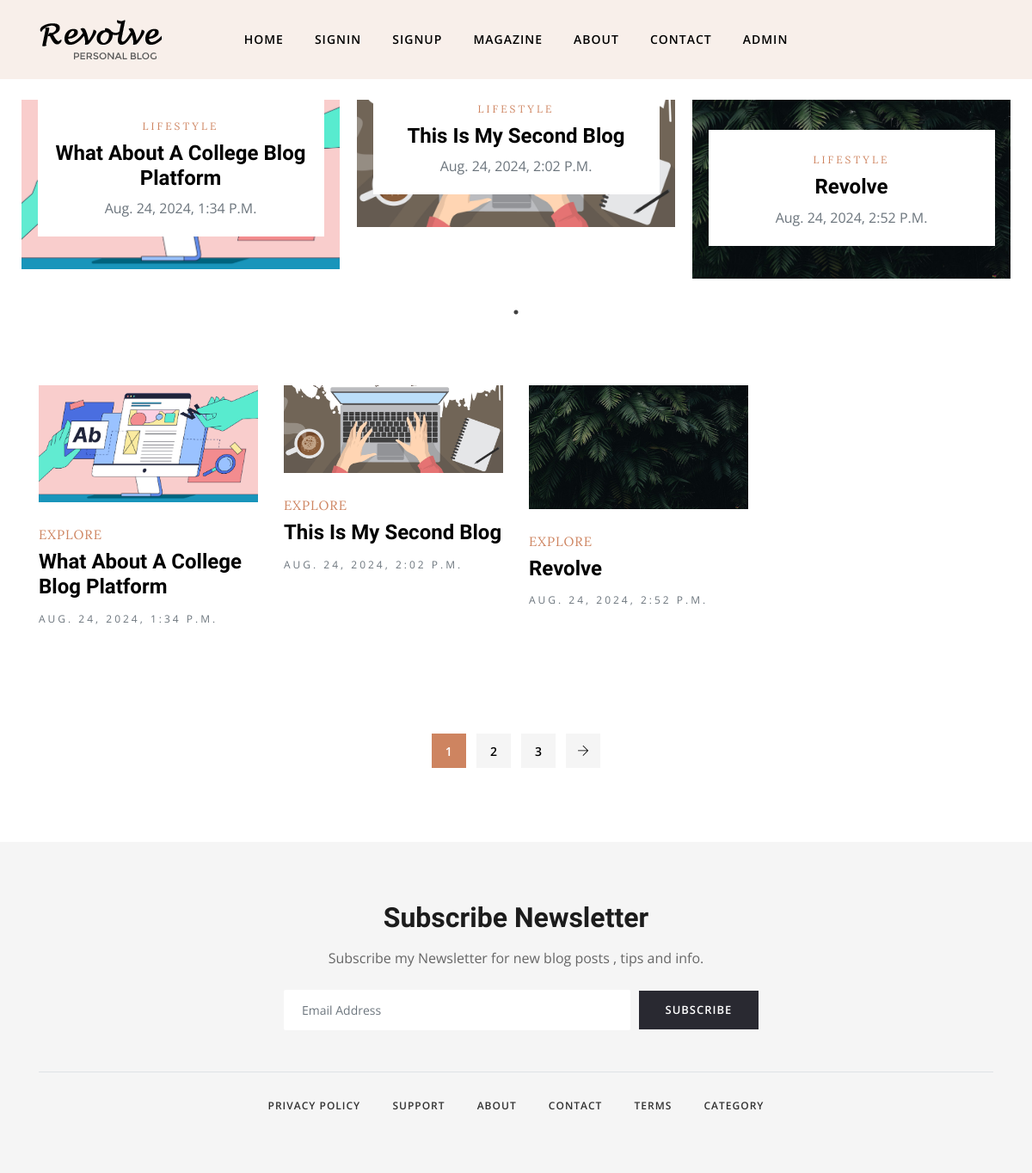
/, run on an earlier commit of the app's database.
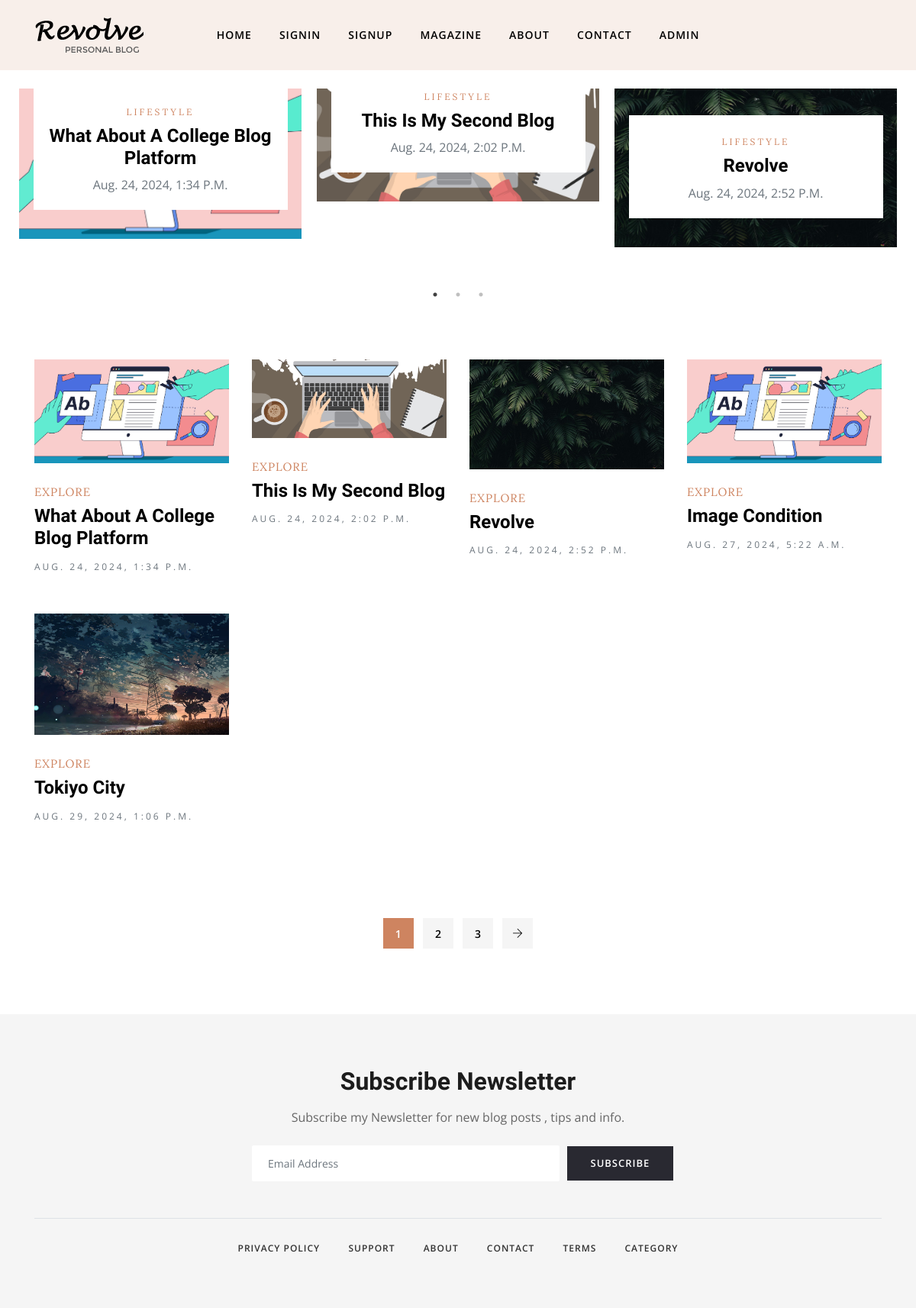
And on a later commit of the database.
### posts/models.py (models this page shows, shortened)
class post(models.Model):
    STATUS_CHOICES = [
        ('Pending', 'Pending'),
        ('Approved', 'Approved'),
        ('Rejected', 'Rejected'),
    ]
    id = models.AutoField(primary_key=True)
    user = models.ForeignKey('register.Profile', on_delete=models.CASCADE)
    title = models.CharField(max_length=50)
    content = models.TextField()
    blog_picture = models.ImageField(upload_to='blog_pictures/')
    created_at = models.DateTimeField(auto_now_add=True)
    like = models.PositiveIntegerField(default=0)
    status = models.CharField(max_length=10, choices=STATUS_CHOICES, default='Pending')
    admin_comment = models.TextField(blank=True, null=True)

### register/views.py (the view)
# urls.py: path('',views.index,name='index'),
def index(request):
    pst = post.objects.filter(status='Approved')
    return render(request,'index.html',{'key':pst})

### templates/index.html (shortened to what this page needs)
{% load static %}
<!DOCTYPE html>
<html lang="en">
<head>
	<link rel="stylesheet" href={% static "plugins/bootstrap/css/bootstrap.min.css" %}>
	<link rel="stylesheet" href={% static "plugins/themify/css/themify-icons.css" %}>
	<link rel="stylesheet" href={% static "plugins/slick-carousel/slick-theme.css" %}>
	<link rel="stylesheet" href={% static "plugins/slick-carousel/slick.css"  %}>
	<link rel="stylesheet" href={% static "plugins/owl-carousel/owl.carousel.min.css" %}>
	<link rel="stylesheet" href={% static "plugins/owl-carousel/owl.theme.default.min.css" %}>
	<link rel="stylesheet" href={% static "plugins/magnific-popup/magnific-popup.css" %}>
	<link rel="stylesheet" href={% static "css/style.css" %}>
</head>
<body>
	<header class="header-top bg-grey justify-content-center">
		<div class="container">
			<div class="row align-items-center">
				<div class="col-lg-2 col-md-4 text-center d-none d-lg-block">
					<a class="navbar-brand " href="index.html">
						<img src={% static "images/logo.png" %} alt="" class="img-fluid">
					</a>
				</div>
				<div class="col-lg-8 col-md-12">
					<nav class="navbar navbar-expand-lg navigation-2 navigation">
						<div class="collapse navbar-collapse" id="navbar-collapse">
							<ul id="menu" class="menu navbar-nav mx-auto">
								<li class="nav-item dropdown">
									<a class="nav-link dropdown-toggle" href={% url 'index' %} id="navbarDropdown" role="button" data-toggle="dropdown"
										aria-haspopup="true" aria-expanded="false">
										Home
									</a>
								</li>
								<li class="nav-item"><a href={% url 'signin' %} class="nav-link">Signin</a></li>
								<li class="nav-item"><a href={% url 'register' %} class="nav-link">Signup</a></li>
								<li class="nav-item"><a href={% url 'magazine' %} class="nav-link">Magazine</a></li>
								<li class="nav-item"><a href={% url 'about' %} class="nav-link">About</a></li>
								<li class="nav-item"><a href={% url 'contact' %} class="nav-link">Contact</a></li>
								<li class="nav-item"><a href={% url 'super' %} class="nav-link">Admin</a></li>
							</ul>
						</div>
					</nav>
				</div>
			</div>
		</div>
	</header>
	<section class="slider mt-4">
		<div class="container-fluid">
			<div class="row no-gutters">
				<div class="col-lg-12 col-sm-12 col-md-12 slider-wrap">
					{% for post in key|slice:":5" %}
					<div class="slider-item">
						<div class="slider-item-content">
							<div class="post-thumb mb-4">
								<a href={% url 'single' post.id %}>
							</div>
							<div class="slider-post-content">
								<span class="cat-name text-color font-sm font-extra text-uppercase letter-spacing">Lifestyle</span>
								<h3 class="post-title mt-1"><a href={% url 'single' post.id %}>{{ post.title }}</a></h3>
								<span class=" text-muted  text-capitalize">{{ post.created_at }}</span>
							</div>
						</div>
					</div>
					{% endfor %}
				</div>
			</div>
		</div>
	</section>
	<section class="section-padding">
		<div class="container">
			<div class="row">
				<div class="col-lg-12 col-md-12 col-sm-12 col-xs-12">
					<div class="row">
						{% for j in key  %}
						<div class="col-lg-3 col-md-6">
							<article class="post-grid mb-5">
								<a class="post-thumb mb-4 d-block" href={% url 'single' j.id %}>
									<img src={{ j.blog_picture.url }} alt="" class="img-fluid w-100">
								<span class="cat-name text-color font-extra text-sm text-uppercase letter-spacing-1">Explore</span>
								<h3 class="post-title mt-1"><a href={% url 'single' j.id %}>{{ j.title }}</a></h3>
								<span class="text-muted letter-spacing text-uppercase font-sm">{{ j.created_at }}</span>
							</article>
						</div>
						{% endfor %}
					</div>
				</div>
				<div class="m-auto">
					<div class="pagination mt-5 pt-4">
						<ul class="list-inline ">
							<li class="list-inline-item"><a href="#" class="active">1</a></li>
							<li class="list-inline-item"><a href="#">2</a></li>
							<li class="list-inline-item"><a href="#">3</a></li>
							<li class="list-inline-item"><a href="#" class="prev-posts"><i class="ti-arrow-right"></i></a></li>
						</ul>
					</div>
				</div>
			</div>
		</div>
	</section>
	<section class="footer-2 section-padding gray-bg pb-5">
		<div class="container">
			<div class="row justify-content-center">
				<div class="col-lg-6">
					<div class="subscribe-footer text-center">
						<div class="form-group mb-0">
							<h2 class="mb-3">Subscribe Newsletter</h2>
							<p class="mb-4">Subscribe my Newsletter for new blog posts , tips and info.
							<p>
							<div class="form-group form-row align-items-center mb-0">
								<div class="col-sm-9">
									<input type="email" class="form-control" placeholder="Email Address">
								</div>
								<div class="col-sm-3">
									<a href="#" class="btn btn-dark ">Subscribe</a>
								</div>
							</div>
						</div>
					</div>
				</div>
			</div>
			<div class="footer-btm mt-5 pt-4 border-top">
				<div class="row">
					<div class="col-lg-12">
						<ul class="list-inline footer-socials-2 text-center">
							<li class="list-inline-item"><a href="#">Privacy policy</a></li>
							<li class="list-inline-item"><a href="#">Support</a></li>
							<li class="list-inline-item"><a href="#">About</a></li>
							<li class="list-inline-item"><a href="#">Contact</a></li>
							<li class="list-inline-item"><a href="#">Terms</a></li>
							<li class="list-inline-item"><a href="#">Category</a></li>
						</ul>
					</div>
				</div>
				<div class="row justify-content-center">
					<div class="col-lg-6">
					</div>
				</div>
			</div>
		</div>
	</section>
</body>
</html>

### static/css/style.css (style rules this page uses)
body, p { font-family: "Open Sans", sans-serif; line-height: 26px; font-size: 16px; text-rendering: optimizeLegibility; color: #666; font-weight: 400; }
html { overflow-x: hidden; width: 100%; height: 100%; }
h1, .h1, h2, .h2, h3, .h3, h4, .h4, h5, .h5, h6, .h6 { color: #1c1c1c; font-weight: 600; font-family: "Unna", serif; }
h2, .h2 { font-size: 32px; line-height: 36px; font-weight: 700; }
h3, .h3 { font-size: 24px; font-weight: 700; }
.font-extra { font-family: "Lora", serif; }
body { background: #fff; color: #575769; }
html, body { height: 100%; }
a { transition: all 0.3s ease-in-out; color: #000; }
a:link, a:visited { text-decoration: none; }
.section-padding { padding: 70px 0; position: relative; }
.form-control { box-shadow: none; border: 1px solid transparent; padding: 12px 20px; background: #f0f1f4; font-size: 14px; border-radius: 2px; }
.btn { border-radius: 0px; padding: 10px 30px; font-weight: 600; text-transform: uppercase; color: #fff; transition: 350ms; letter-spacing: 1px; font-size: 13px; border: 1px solid transparent; }
.btn-dark { background: #292931; }
.slick-slide { outline: 0; }
.letter-spacing { letter-spacing: 3px; }
.font-sm { font-size: 12px !important; }
.text-color { color: #ce8460; }
.bg-grey { background: #f8efea; }
.gray-bg { background: #f5f5f5; }
.navigation .menu { padding: 0px; }
.navigation .menu li { text-align: left; padding: 0px 10px; }
.navigation .menu li a { color: #000; display: inline-block; line-height: 26px; letter-spacing: 1px; }
.navigation .menu .dropdown-toggle::after { display: none; }
.navigation .menu .dropdown { position: relative; }
.dropdown-toggle::after { display: none; }
.navbar-nav .nav-link { transition: all 500ms ease; -moz-transition: all 500ms ease; -webkit-transition: all 500ms ease; -ms-transition: all 500ms ease; -o-transition: all 500ms ease; font-family: "Open Sans", sans-serif; text-transform: uppercase; font-size: 14px; font-weight: 600; padding: 25px 0px; }
.header-top { position: relative !important; }
.navigation-2.navigation .nav-link { padding: 25px 8px; }
.slider-item { margin: 0px 10px; }
.slider-item-content { position: relative; }
.slider-post-content { position: absolute; bottom: 38px; padding: 20px; background: #fff; width: 90%; text-align: center; margin: 0 auto; left: 0px; right: 0px; }
.pagination ul li a { width: 40px; height: 40px; background: #f5f5f5; display: inline-block; text-align: center; font-weight: 600; padding-top: 8px; font-size: 14px; }
.pagination ul li a.active { background: #ce8460; color: #fff; border-color: #ce8460; }
.post-title { text-transform: capitalize; }
.letter-spacing-1 { letter-spacing: 1px; }
.post-grid span { font-size: 15px; }
.footer-socials li, .footer-socials-2 li { margin: 0px 25px; }
.footer-socials li a, .footer-socials-2 li a { text-transform: uppercase; font-size: 12px; letter-spacing: 1px; font-weight: 600; }
.footer-socials-2 li a { color: #000; opacity: 0.8; }
.subscribe-footer .form-control { background: #fff; }
.subscribe-footer .btn { padding-top: 12px; padding-bottom: 12px; }

What changed in the data, as far as the page shows it:
now on this page (row edited): post: blog_picture (picture), title "Image Condition", created_at "AUG. 27, 2024, 5:22 A.M."
now on this page (row edited): post: blog_picture (picture), title "Tokiyo City", created_at "AUG. 29, 2024, 1:06 P.M."
